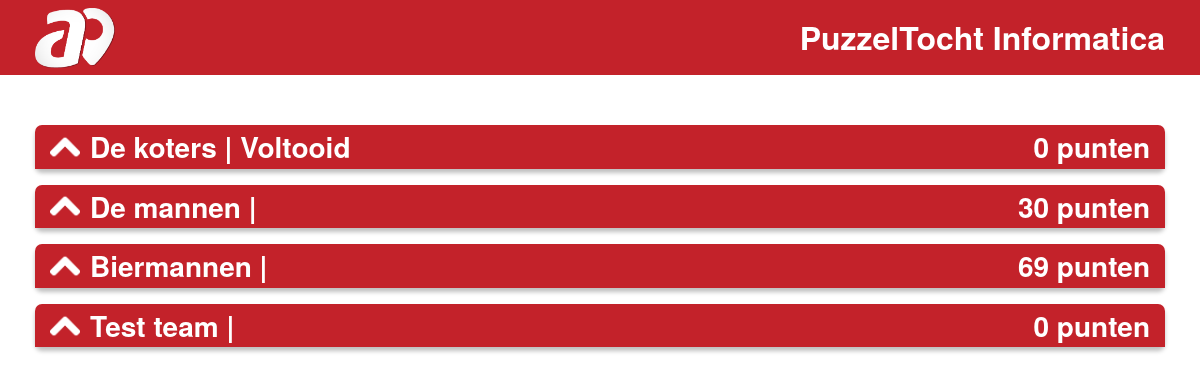
The page /admin/runningroutes.php?id=1 on the database its author committed.
### tables this page shows
CREATE TABLE `route` (
  `routeId` int(11) NOT NULL,
  `routeName` varchar(50) NOT NULL,
  `description` text NOT NULL,
  `courseId` int(11) NOT NULL,
  `picture` longblob NOT NULL
);

CREATE TABLE `team` (
  `id` int(11) NOT NULL,
  `name` varchar(255) NOT NULL,
  `members` varchar(255) NOT NULL,
  `score` int(100) NOT NULL,
  `startTime` datetime NOT NULL,
  `endTime` datetime DEFAULT NULL,
  `routeId` int(11) NOT NULL,
  `isActive` tinyint(1) NOT NULL DEFAULT 1
);

### dataaccess/routeData.php (called while the page is built, shortened)
<?php
function getRouteById($id)
{
    include("databaseconnection.php");
    $routeByIdQuery = "SELECT * FROM `route` WHERE `routeId` = :id";
    $stm = $con->prepare($routeByIdQuery);
    $stm->bindValue(':id', $id);
    if ($stm->execute()) {
        $route = $stm->fetchAll(PDO::FETCH_OBJ);
    }
    return $route;
}

### dataaccess/teamData.php (called while the page is built, shortened)
<?php
function getAllActiveTeamsInRoute($routeId) {
    include("databaseconnection.php");
    $activeTeamsQuery = "SELECT * FROM `team` WHERE `endTime` IS NULL AND `routeId` = :routeId";
    $stm = $con->prepare($activeTeamsQuery);
    $stm->bindValue(':routeId', $routeId);
    if ($stm->execute()) {
        $activeTeams = $stm->fetchAll(PDO::FETCH_OBJ);
    }
    return $activeTeams;
}
function getAllFinishedTeamsInRoute($routeId) {
    include("databaseconnection.php");
    $finishedTeamsQuery = "SELECT * FROM `team` WHERE `endTime` IS NOT NULL AND `routeId` = :routeId";
    $stm = $con->prepare($finishedTeamsQuery);
    $stm->bindValue(':routeId', $routeId);
    if ($stm->execute()) {
        $finishedTeams = $stm->fetchAll(PDO::FETCH_OBJ);
    }
    return $finishedTeams;
}

### admin/runningroutes.php (the view, shortened to what this page needs)
<?php
include("../dataaccess/databaseconnection.php");
include("../dataaccess/routeData.php");
include("../dataaccess/teamData.php");
?>
<!DOCTYPE html>
<html lang="en">
<head>
    <link rel="stylesheet" href="https://cdn.jsdelivr.net/npm/bootstrap@4.0.0/dist/css/bootstrap.min.css">
    <link rel="stylesheet" href="../style/style.css">
    <link rel="stylesheet" href="../style/runningroutes.css">
</head>
<body>
    <?php include("templates/runningroutesheader.php"); ?>
    <main>
        <div class="wrap row">
        <?php
            foreach (getAllFinishedTeamsInRoute($_GET['id']) as $team) { ?>
                <div class="col-12 mb-3">
                    <div class="itemWrap">
                        <button type="button" class="collapsible itemHeader">
                            <img src="../img/down-arrow.png" alt="Down Arrow" width="30" height="30">
                            <h3 class="collapsible-text"><?php echo $team->name; ?> | Voltooid</h3>
                            <h3 class="collapsible-points"><?php echo $team->score ?> punten</h3>
                        </button>
                    </div>
                </div>
            <?php } ?>
            <?php
            foreach (getAllActiveTeamsInRoute($_GET['id']) as $team) { ?>
                <div class="col-12 mb-3">
                    <div class="itemWrap">
                        <button type="button" class="collapsible itemHeader">
                            <img src="../img/down-arrow.png" alt="Down Arrow" width="30" height="30">
                            <h3 class="collapsible-text"><?php echo $team->name; ?> | </h3>
                            <h3 class="collapsible-points"><?php echo $team->score ?> punten</h3>
                        </button>
                    </div>
                </div>
            <?php } ?>
        </div>
    </main>
</body>

### admin/templates/runningroutesheader.php
<header>
  <div class="wrap">
    <a href="index.php">
      <img src="../img/Logo.png" alt="Logo">
    </a>
    <h2>
        <?php echo (getRouteById($_GET["id"])[0]->routeName)?>
    </h2>
  </div>
</header>

### style/style.css (style rules this page uses)
* { margin: 0px; padding: 0px; }
body { font-family: "Helvetica Neue", Helvetica, Arial; }
h1, h2, h3, h4, h5, h6, p, ul { margin: 0px; padding: 0px; }
h1, h2, h3 { color: #fff; font-weight: bold; }
.wrap { max-width: 1200px; margin: 0 auto; }
header { background-color: #C3222A; margin-bottom: 50px; }
header .wrap { display: flex; justify-content: space-between; align-items: center; height: 75px; padding: 0 15px }
header .wrap img { height: 60px; width: auto; }
.itemWrap { box-shadow: 0px 4px 4px rgba(0, 0, 0, 0.25); border-radius: 7px; height: 100%; position: relative; }
.itemWrap .itemHeader { border-radius: 7px 7px 0px 0px; padding: 5px 15px; background-color: #C3222A; color: #fff; font-weight: bold; display: flex; justify-content: space-between; align-items: center; }
@media (max-width: 1200px) { .wrap { margin: 0 20px; } }

### style/runningroutes.css (style rules this page uses)
.collapsible { background-color: #C3222A; color: white; cursor: pointer; padding: 18px; width: 100%; border: none; text-align: left; outline: none; font-size: 15px; justify-content: start !important; }
.collapsible-text { float: left; margin-left: 10px; }
.collapsible-points { margin-left: auto; }
.collapsible img { transition: 0.3s ease-out; }

### rows shown on the page
route: routeName "PuzzelTocht Informatica"
team: name "De koters", score "0"
team: name "De mannen", score "30"
team: name "Biermannen", score "69"
team: name "Test team", score "0"
